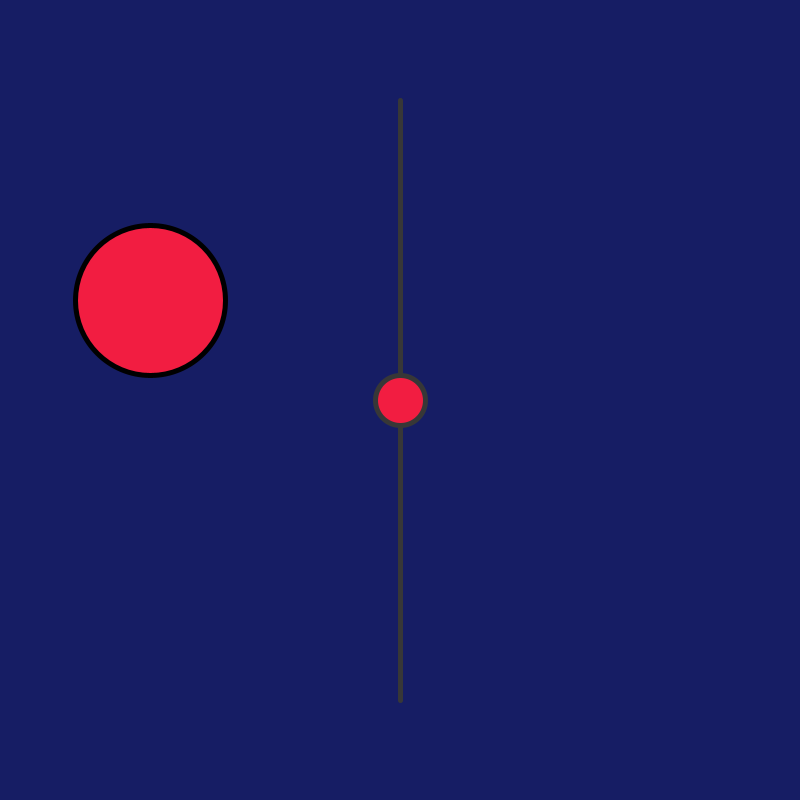
Frame 1 (no input)
Frame 60 (the mouse pressed at the canvas centre just before this capture): identical to frame 1, image omitted
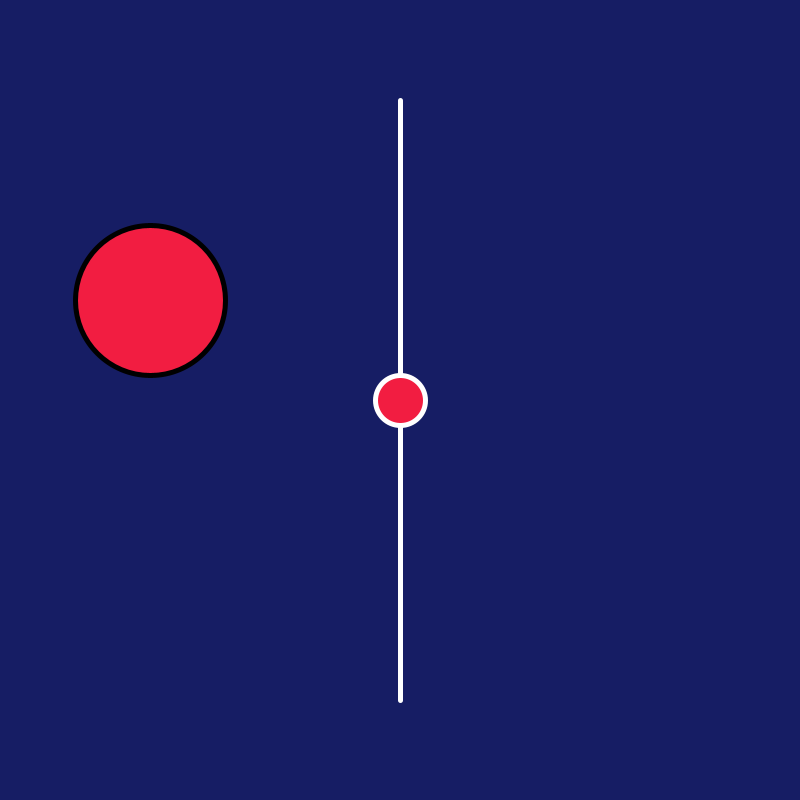
Frame 120 (the mouse held since frame 60 and released just before this capture)

The Processing sketch that drew these frames (run headless with seeded random() and noise(); from frame 60 on, the mouse is pressed at the canvas centre):

// Processing sketch: Checkpoint3
// ── Checkpoint3.pde
//Palette
color darkPurple = #230F2B;
color pink       = #F21D41;
color lightGreen = #EBEBBC;
color medGreen   = #BCE3C5;
color darkGreen  = #82B3AE;

float sliderY;
float dia;

void setup() {
  size(800, 800);
  strokeWeight(5);
  stroke(pink);
  fill(pink);
  sliderY = 400;
}

void draw() {
  background(22,29,100);
  if (mouseX>375 && mouseX <425 && mouseY < 700 && mouseY > 100){
  stroke(255);
  }
  else{
  stroke(55,55,55);
  }
  line(400, 700, 400, 100);
  circle(400, sliderY, 50);
  stroke(0);
    dia = map(sliderY, 100,700, 100, 200);
circle(150,300,dia);
  
}
  
  

void mouseDragged(){
controlSlider();

}
void mouseReleased(){

controlSlider();

}
void controlSlider(){

  if (mouseX>375 && mouseX <425 && mouseY < 700 && mouseY > 100){
  sliderY = mouseY;
  }
  dia = map(sliderY, 100,700, 0, 255);

}
